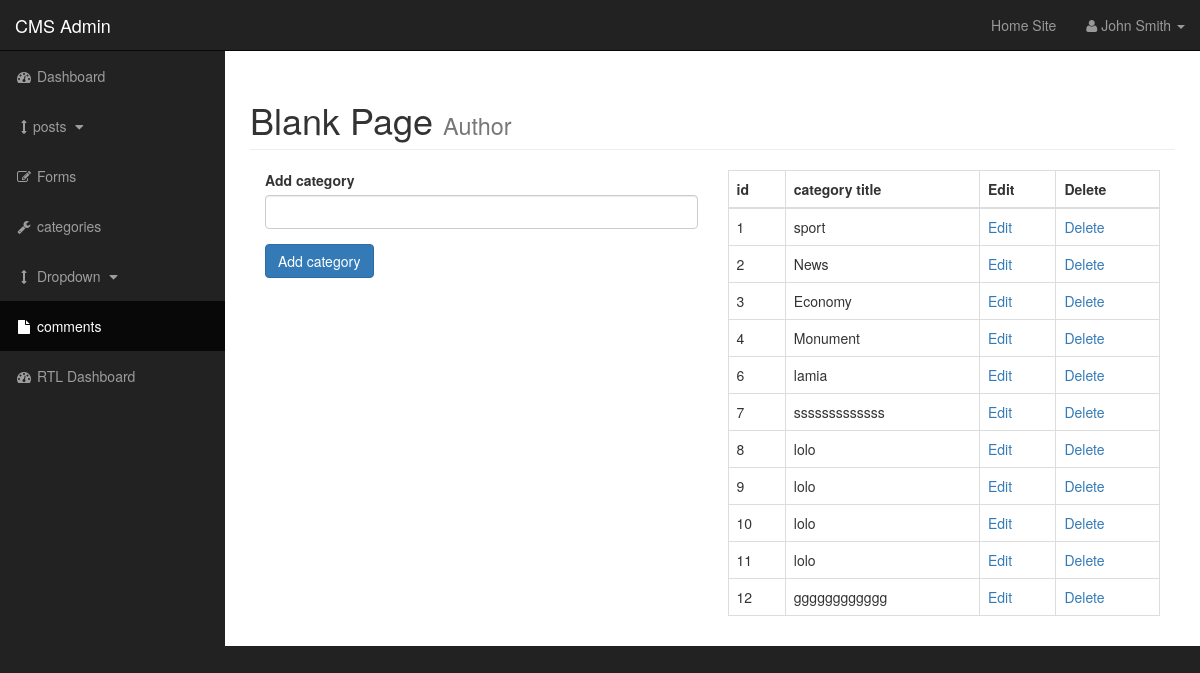
The app's page /admin/categories.php with its own data.
### tables this page shows
CREATE TABLE `categories` (
  `cat_id` int(10) NOT NULL,
  `cat_title` varchar(100) NOT NULL
);

### admin/includes/functions.php (called while the page is built, shortened)
<?php
include'db.php';?>
<?php
class category{
    function selectcat(){
          global $pdo;
        $query="select * from categories";
       $st =$pdo->query($query);
        return $st->fetchAll();
    }
}
?>

### admin/categories.php (the view, shortened to what this page needs)
 <?php include'includes/admin_header.php';
include'includes/functions.php';
$db=new category();
$cats=$db->selectcat();
?>
    <div id="wrapper">
       <?php include'includes/admin_navigation.php'; ?>
        </nav>
        <div id="page-wrapper">
            <div class="container-fluid">
                <div class="row">
                    <div class="col-lg-12">
                        <h1 class="page-header">
                            Blank Page
                            <small>Author</small>
                        </h1>
                         <div class="col-xs-6">
                      <form action="" method="post">
                               <div class="form-group">
                                   <label for="cat_title">Add category</label>
                                   <input type="text" class="form-control" name="cat_title">
                               </div>
                               <div class="form-group">
                                   <input type="submit" class="btn btn-primary" name="submit" value="Add category">
                               </div>
                           </form>
                       </div>
                       <div class="col-xs-6">
                           <table class="table table-bordered table-hover">
                               <thead>
                                   <tr>
                                       <th>id</th>
                                        <th>category title</th>
                                        <th>Edit</th>
                                         <th>Delete</th>
                                   </tr>
                               </thead>
                               <tbody>
                               <?php
                                   foreach($cats as $cat):?>
                                     <tr>
                             <td> <?= $cat['cat_id']?> </td>
                                 <td> <?= $cat['cat_title']?> </td>
                                 <td><a href="categories.php?edit=<?=$cat['cat_id']?>">Edit</a></td>
                                  <td><a href="categories.php?delete=<?=$cat['cat_id']?>">Delete</a></td>   </tr>
                                <?php endforeach;  ?>
                               </tbody>
                               </table>
                    </div>
                </div>
            </div>
        </div>
    </div>
    <?php include'includes/admin_footer.php'; ?>

### admin/css/sb-admin.css (style rules this page uses)
body { margin-top: 100px; background-color: #222; }
@media (min-width:768px) { body { margin-top: 50px; } }
#wrapper { padding-left: 0; }
#page-wrapper { width: 100%; padding: 0; background-color: #fff; }
@media (min-width:768px) { #wrapper { padding-left: 225px; } }
@media (min-width:768px) { #page-wrapper { padding: 10px; } }

### records on screen
categories: cat_id "1", cat_title "sport"
categories: cat_id "2", cat_title "News"
categories: cat_id "3", cat_title "Economy"
categories: cat_id "4", cat_title "Monument"
categories: cat_id "6", cat_title "lamia"
categories: cat_id "7", cat_title "sssssssssssss"
categories: cat_id "8", cat_title "lolo"
categories: cat_id "9", cat_title "lolo"
categories: cat_id "10", cat_title "lolo"
categories: cat_id "11", cat_title "lolo"
categories: cat_id "12", cat_title "gggggggggggg"
